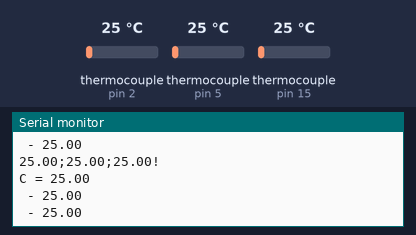
Recording of a sketch running on a simulated Arduino Uno, built with avr-gcc and run on an emulated ATmega328P. Shown: the last lines printed to the serial monitor. The inputs (shaded band) are chosen by the test bench; at power-on: thermocouple (sensors on pin 2, pin 5, pin 15) 25 °C. Storage starts empty.

Above: at 2.7 s.
2.8 s: thermocouple (sensor on pin 2) set to 6 °C
At 4.1 s:
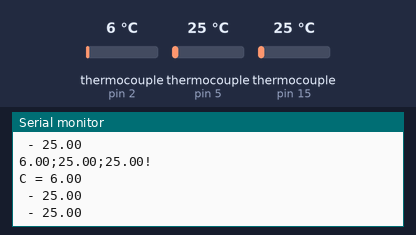
4.3 s: thermocouple (sensor on pin 5) set to 6 °C
At 5.4 s:
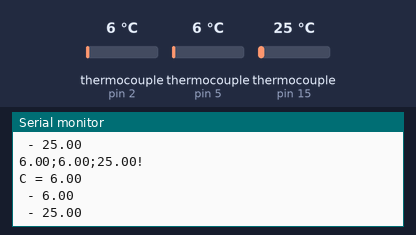
5.8 s: thermocouple (sensor on pin 15) set to 6 °C
At 7.0 s:
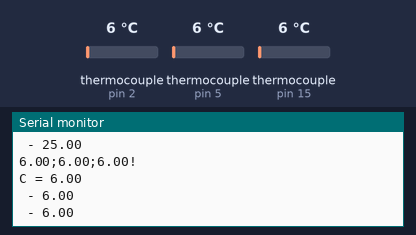
7.3 s: thermocouple (sensor on pin 2) set to 75 °C
At 8.4 s:
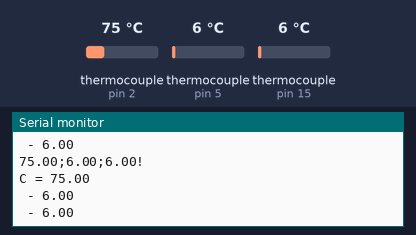
8.8 s: thermocouple (sensor on pin 5) set to 75 °C
At 10.0 s:
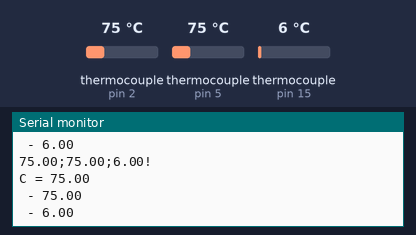
10.3 s: thermocouple (sensor on pin 15) set to 75 °C
At 11.4 s:
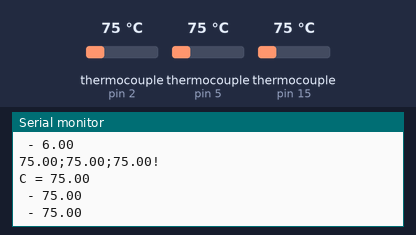
Timing chart, 0 to 12.8 s (numbered marks = the images above; inputs shaded):
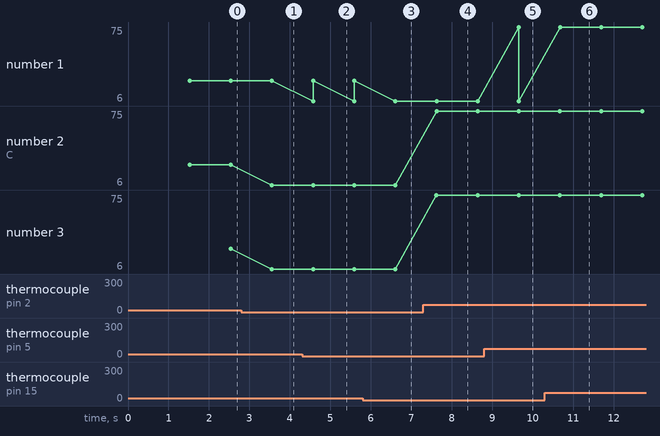

The sketch:

3sensoresMAX6675_PC.ino
```cpp
//Adafruit MAX 6675
#include "max6675.h"
#include <SPI.h>
#include <SD.h>

const int data = 12;    //Saida do pino SO (Slave Out) do MAX 6675 = D6
const int CLK = 14;    // Clock da spi = D5
const int CS1 = 2;    //  CS do sensor 1 = D4
const int CS2 = 5;  //   CS do sensor 2 = D1
const int CS3 = 15; //    CS do sensor 3 = D8

const int CSsd = 4; // pino D2
const int SI = 13; // pino D7

float dados = 0;

// Inicialização dos sensores com a biblioteca:
MAX6675 thermocouple1(CLK, CS1, data);
MAX6675 thermocouple2(CLK, CS2, data);
MAX6675 thermocouple3(CLK, CS3, data);


void setup() {
  Serial.begin(115200);
  delay(1000);


  Serial.print("Initializing SD card...");
  // see if the card is present and can be initialized:
  if (!SD.begin(4)) {
    Serial.println("Card failed, or not present");
    // don't do anything more:
    return;
  }
  Serial.println("card initialized.");


  Serial.println("MAX6675");
  // Espera-se o MAX estabilizar depois de ligado
  delay(500);

}


void loop() {

  // Puxando os valores da biblioteca:

   Serial.print("C = ");
   Serial.println(thermocouple1.readCelsius()); // Chama-se a função thermocouple(x).readCelsius <- neste caso existem 3 funcoes desse tipo.

   Serial.print(" - ");

   Serial.println(thermocouple2.readCelsius());

   Serial.print(" - ");

   Serial.println(thermocouple3.readCelsius());

   delay(1000); // Para que o MAX funcione, o delay minimo deve ser 250ms.


  String dataString = "";

  // read three sensors and append to the string:

    dados = thermocouple1.readCelsius();
    dataString += String(dados);
    dataString += ";";

    dados = thermocouple2.readCelsius();
    dataString += String(dados);
    dataString += ";";

    dados = thermocouple3.readCelsius();
    dataString += String(dados);
    dataString += "!";


  File dataFile = SD.open("PCVT.txt", FILE_WRITE);

  if (dataFile) {
    dataFile.println(dataString);
    dataFile.close();
    // print to the serial port too:
    Serial.println(dataString);
  }
  // if the file isn't open, pop up an error:
  else {
    Serial.println("error opening datalog.txt");
  }
}
```

Measured:
- after the input at 2.8 s, the serial monitor: prints a new line after 0.75 s (image 1)
- after the input at 4.3 s, the serial monitor: prints a new line after 0.27 s (image 2)
- after the input at 5.8 s, the serial monitor: prints a new line after 0.81 s (image 3)
- after the input at 7.3 s, the serial monitor: prints a new line after 0.32 s (image 4)
- after the input at 8.8 s, the serial monitor: prints a new line after 0.86 s (image 5)
- after the input at 10.3 s, the serial monitor: prints a new line after 0.37 s (image 6)
- plotted number 2: 25 → 6 after the input at 2.8 s, 6 → 75 after the input at 7.3 s
- plotted number 3: 25 → 6 after the input at 2.8 s, 6 → 75 after the input at 7.3 s
